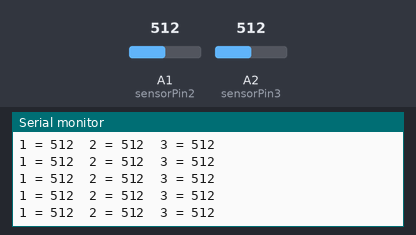
A sketch run on a simulated Arduino Uno, built with avr-gcc and run on an emulated ATmega328P. Shown: the last lines printed to the serial monitor. The inputs (shaded band) are chosen by the test bench; at power-on: A1 (sensorPin2) = 512, A2 (sensorPin3) = 512.

Above: at 1.2 s.
1.3 s: A1 (sensorPin2) set to 716
At 1.32 s:
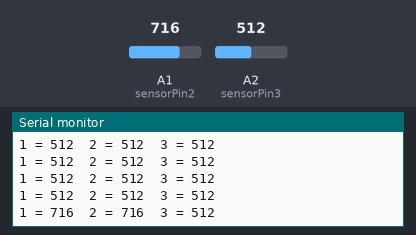
2.8 s: A2 (sensorPin3) set to 716
At 2.83 s:
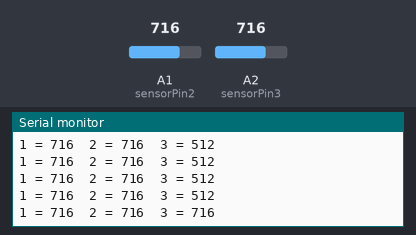
4.3 s: A1 (sensorPin2) set to 900
At 4.35 s:
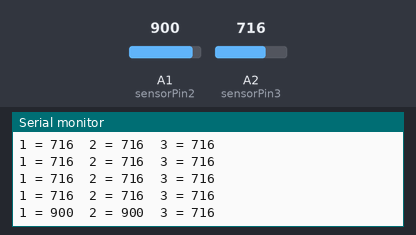
5.8 s: A2 (sensorPin3) set to 900
At 5.86 s:
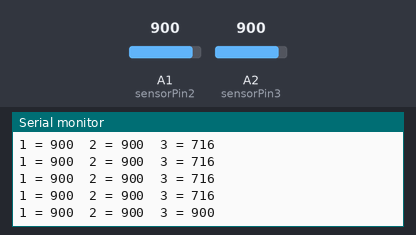
Timing chart, 0 to 8.8 s (numbered marks = the images above; inputs shaded):
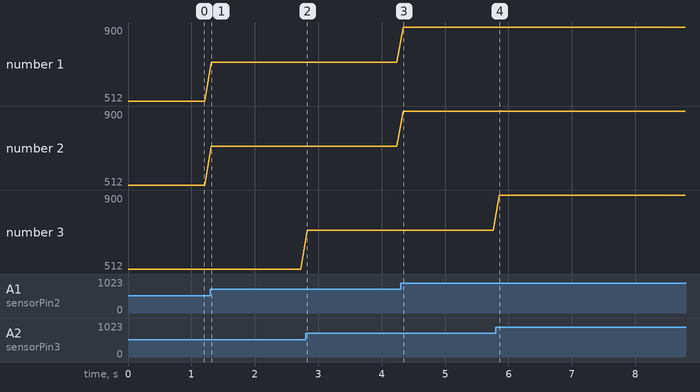

The sketch:

AfstandsSensor.ino
```cpp
int sensorPin1 = 0; //analog pin 0
int sensorPin2 = 1;
int sensorPin3 = 2;

void setup(){
  Serial.begin(9600);
}

void loop(){
  int val1 = analogRead(sensorPin2);
  int val2 = analogRead(sensorPin2);
  int val3 = analogRead(sensorPin3);


  Serial.print("1 = " + String(val1) + "\t");
  Serial.print("2 = " + String(val2) + "\t");
  Serial.print("3 = " + String(val3) + "\r\n");

  //just to slow down the output - remove if trying to catch an object passing by
  delay(100);

}
```

Measured:
- after the input at 1.3 s, the serial monitor: prints a new line at once (image 1)
- after the input at 2.8 s, the serial monitor: prints a new line at once (image 2)
- after the input at 4.3 s, the serial monitor: prints a new line at once (image 3)
- after the input at 5.8 s, the serial monitor: prints a new line after 0.06 s (image 4)
- plotted number 1: 512 → 716 after the input at 1.3 s, 716 → 900 after the input at 4.3 s
- plotted number 2: 512 → 716 after the input at 1.3 s, 716 → 900 after the input at 4.3 s
